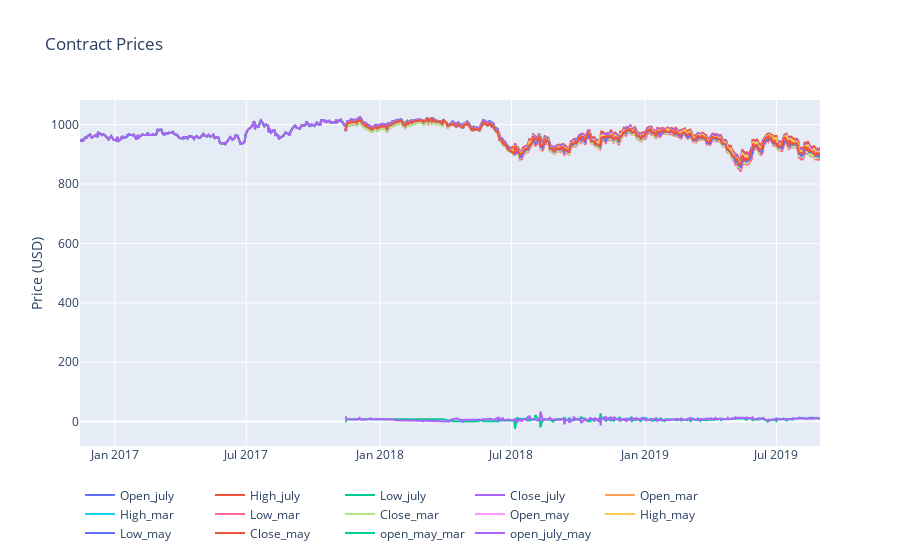

The notebook cell saved with this chart:
### Code cell
#Generic price change plot line comparison
fig = go.Figure()

cols = list(result)
unwanted_col = {"Date_july", 'Date_mar', 'Date_may'} 
  
cols = [ele for ele in cols if ele not in unwanted_col] 

data = []
for col_name in cols:
    
    data.append(go.Scatter(x=result['Date_july'].dt.strftime(date_format='%Y-%m-%d'), y=result[col_name],
                    #mode='lines',
                    name=col_name))
    #pdb.set_trace()
layout = go.Layout(dict(title = "Contract Prices",
                  xaxis = dict(title = ''),
                  yaxis = dict(title = 'Price (USD)'),
                  ),legend=dict(
                orientation="h"))
py.iplot(dict(data=data, layout=layout), filename='basic-line', image_width=1200,
    image_height=800)

### Figure 1 — Plotly figure (JSON) as saved in the notebook; plotly's stock layout.template omitted (floating-point values rounded to 4 significant figures; data arrays with more than 128 entries replaced by an {"elided": "..."} marker saying what was removed)
{"data": [{"name": "Open_july", "type": "scatter", "x": {"elided": "704 str values"}, "y": {"elided": "704 float values"}}, {"name": "High_july", "type": "scatter", "x": {"elided": "704 str values"}, "y": {"elided": "704 float values"}}, {"name": "Low_july", "type": "scatter", "x": {"elided": "704 str values"}, "y": {"elided": "704 float values"}}, {"name": "Close_july", "type": "scatter", "x": {"elided": "704 str values"}, "y": {"elided": "704 float values"}}, {"name": "Open_mar", "type": "scatter", "x": {"elided": "704 str values"}, "y": {"elided": "704 float values"}}, {"name": "High_mar", "type": "scatter", "x": {"elided": "704 str values"}, "y": {"elided": "704 float values"}}, {"name": "Low_mar", "type": "scatter", "x": {"elided": "704 str values"}, "y": {"elided": "704 float values"}}, {"name": "Close_mar", "type": "scatter", "x": {"elided": "704 str values"}, "y": {"elided": "704 float values"}}, {"name": "Open_may", "type": "scatter", "x": {"elided": "704 str values"}, "y": {"elided": "704 float values"}}, {"name": "High_may", "type": "scatter", "x": {"elided": "704 str values"}, "y": {"elided": "704 float values"}}, {"name": "Low_may", "type": "scatter", "x": {"elided": "704 str values"}, "y": {"elided": "704 float values"}}, {"name": "Close_may", "type": "scatter", "x": {"elided": "704 str values"}, "y": {"elided": "704 float values"}}, {"name": "open_may_mar", "type": "scatter", "x": {"elided": "704 str values"}, "y": {"elided": "704 float values"}}, {"name": "open_july_may", "type": "scatter", "x": {"elided": "704 str values"}, "y": {"elided": "704 float values"}}], "layout": {"legend": {"orientation": "h"}, "title": {"text": "Contract Prices"}, "xaxis": {"title": {"text": ""}}, "yaxis": {"title": {"text": "Price (USD)"}}}}
